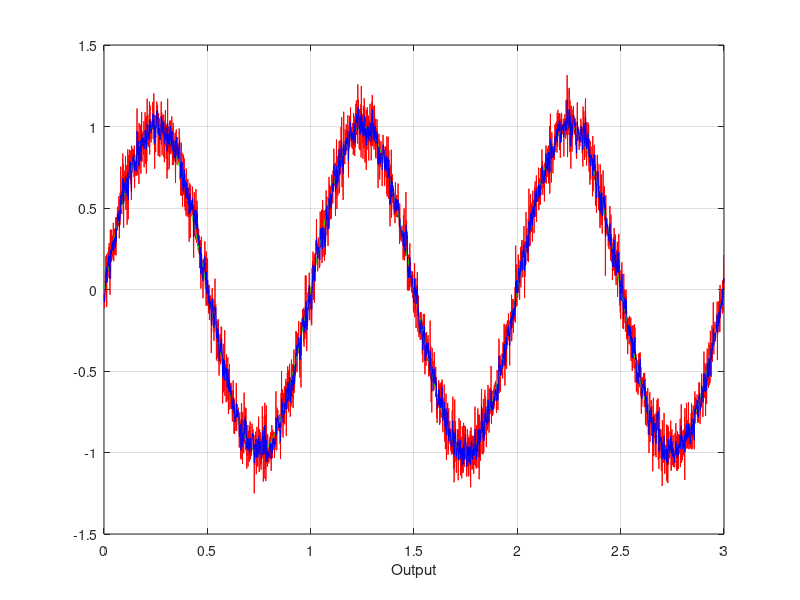

Reproduce this figure in MATLAB.
clear all; clc;

dt      = 0.001;
t       = [0:dt:3]';
y       = sin(2*pi*t);
noise   = 0.1*randn(length(t),1);
y_noise = y + noise; 

plot(t, y_noise, 'r'); hold on; grid on;
plot(t, y, 'g')
xlabel('Time(s)')
xlabel('Output')


uin = y_noise;

fc    = 100;
alpha = 1/(1+2*pi*fc*dt);

for i = 1:length(t)
    if i == 1
        uout(i) = (1-alpha)*uin(i);
    else
        uout(i) = alpha*uout(i-1)+(1-alpha)*uin(i);
    end
end


plot(t, uout,'b')
xlabel('Time(s)')
xlabel('Output')
